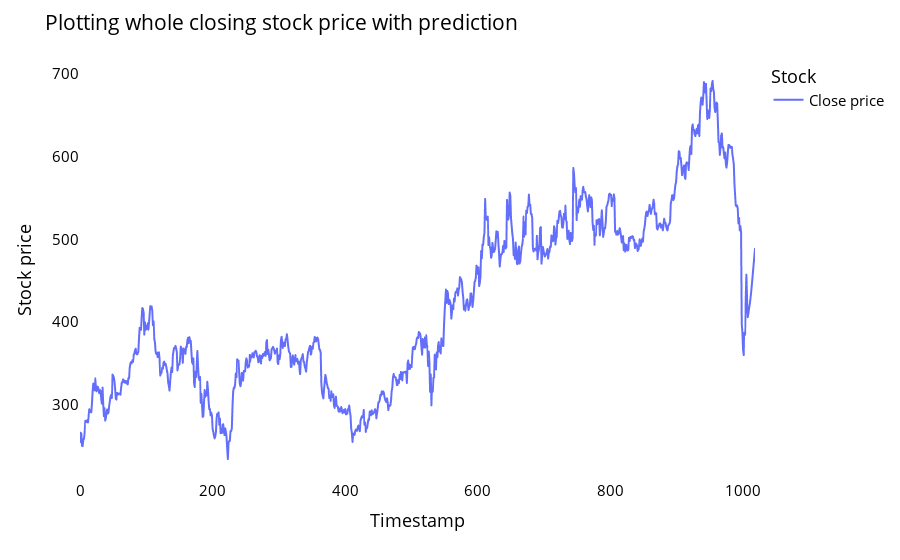

This figure's notebook cell:
### Code cell
lstmdf=closedf.tolist()
lstmdf.extend((np.array(lst_output).reshape(-1,1)).tolist())
lstmdf=scaler.inverse_transform(lstmdf).reshape(1,-1).tolist()[0]

names = cycle(['Close price'])

fig = px.line(lstmdf,labels={'value': 'Stock price','index': 'Timestamp'})
fig.update_layout(title_text='Plotting whole closing stock price with prediction',
                  plot_bgcolor='white', font_size=15, font_color='black',legend_title_text='Stock')

fig.for_each_trace(lambda t:  t.update(name = next(names)))

fig.update_xaxes(showgrid=False)
fig.update_yaxes(showgrid=False)
fig.show()

### Figure 1 — Plotly figure (JSON) as saved in the notebook; plotly's stock layout.template omitted (floating-point values rounded to 4 significant figures; data arrays with more than 128 entries replaced by an {"elided": "..."} marker saying what was removed)
{"data": [{"hovertemplate": "variable=0<br>Timestamp=%{x}<br>Stock price=%{y}<extra></extra>", "legendgroup": "0", "line": {"color": "#636efa", "dash": "solid"}, "marker": {"symbol": "circle"}, "mode": "lines", "name": "Close price", "showlegend": true, "type": "scattergl", "x": {"elided": "1019 int values"}, "xaxis": "x", "y": {"elided": "1019 float values"}, "yaxis": "y"}], "layout": {"font": {"color": "black", "size": 15}, "legend": {"title": {"text": "Stock"}, "tracegroupgap": 0}, "margin": {"t": 60}, "plot_bgcolor": "white", "title": {"text": "Plotting whole closing stock price with prediction"}, "xaxis": {"anchor": "y", "domain": [0, 1], "showgrid": false, "title": {"text": "Timestamp"}}, "yaxis": {"anchor": "x", "domain": [0, 1], "showgrid": false, "title": {"text": "Stock price"}}}}
